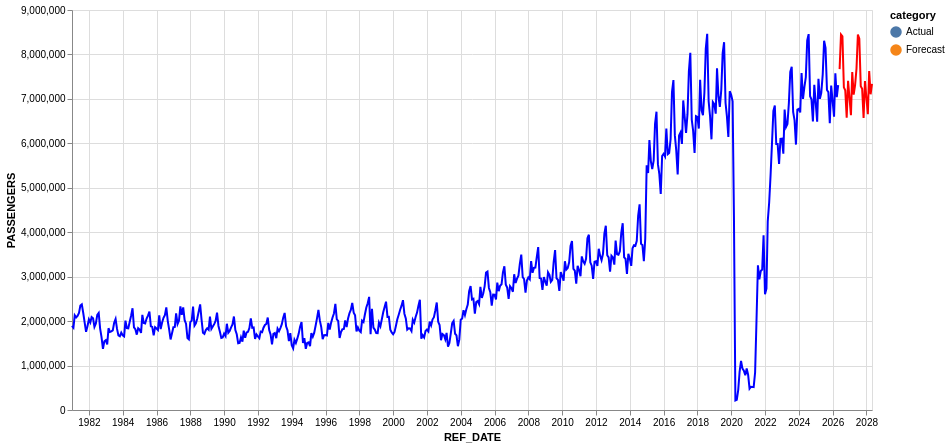

The cell this chart's notebook holds for it:
### Markdown cell above
# Interactive Visualization using altair

### Code cell
import altair as alt

nearest = alt.selection_point(nearest=True, on="pointerover",
                              fields=["REF_DATE"], empty=False)

actual = alt.Chart(df_plot).mark_line(color="blue").encode(
            x="REF_DATE:T",
            y="PASSENGERS:Q",
            tooltip=[
                "REF_DATE:T",
                "PASSENGERS:Q"
            ]
            )

forecast = alt.Chart(forecast_df).mark_line(color="red").encode(
    x="REF_DATE:T",
    y="PASSENGERS:Q",
    tooltip=[
        "REF_DATE:T",
        "PASSENGERS:Q"
    ]
    )

combined = pd.concat([df_plot, forecast_df])

selectors = alt.Chart(combined).mark_point().encode(
    x="REF_DATE:T",
    opacity=alt.value(0),
).add_params(nearest)

line = alt.Chart(combined).mark_line(interpolate="basis").encode(
    x="REF_DATE:T",
    y="PASSENGERS:Q",
    color="category:N"
)

when_near = alt.when(nearest)

points = line.mark_point().encode(
    opacity=when_near.then(alt.value(1)).otherwise(alt.value(0))
)


text = line.mark_text(
    align="left",
    dx=5,
    dy=-5,
    fontSize=14,
    fontWeight="bold"
    ).encode(
        text=when_near.then("PASSENGERS:Q").otherwise(alt.value(" ")),
        color="category:N"
    )


rules = alt.Chart(combined).mark_rule(color='black').encode(
    x="REF_DATE:T"
).transform_filter(nearest)

chart = alt.layer(actual, forecast, selectors, text, rules, points).properties(
    width=800,
    height=400
    )

chart.save("../forecast_html/aviation_forecast.html")
chart

### Figure 1 — Vega-Lite specification as saved in the notebook (floating-point values rounded to 4 significant figures; data arrays with more than 128 entries replaced by an {"elided": "..."} marker saying what was removed)
{"config": {"view": {"continuousWidth": 300, "continuousHeight": 300}}, "layer": [{"data": {"name": "data-64682712afbd264d3a76ef4d0063afc7"}, "mark": {"type": "line", "color": "blue"}, "encoding": {"tooltip": [{"field": "REF_DATE", "type": "temporal"}, {"field": "PASSENGERS", "type": "quantitative"}], "x": {"field": "REF_DATE", "type": "temporal"}, "y": {"field": "PASSENGERS", "type": "quantitative"}}}, {"data": {"name": "data-97e4ef96a131ab011c36db0264534e86"}, "mark": {"type": "line", "color": "red"}, "encoding": {"tooltip": [{"field": "REF_DATE", "type": "temporal"}, {"field": "PASSENGERS", "type": "quantitative"}], "x": {"field": "REF_DATE", "type": "temporal"}, "y": {"field": "PASSENGERS", "type": "quantitative"}}}, {"data": {"name": "data-cb8c38037f88038e58a0accb6c99d0f7"}, "mark": {"type": "point"}, "encoding": {"opacity": {"value": 0}, "x": {"field": "REF_DATE", "type": "temporal"}}, "name": "view_3b2c47ff8b95e85a_2"}, {"data": {"name": "data-cb8c38037f88038e58a0accb6c99d0f7"}, "mark": {"type": "text", "align": "left", "dx": 5, "dy": -5, "fontSize": 14, "fontWeight": "bold"}, "encoding": {"color": {"field": "category", "type": "nominal"}, "text": {"condition": {"param": "param_ab4f66f6fd261f41", "empty": false, "field": "PASSENGERS", "type": "quantitative"}, "value": " "}, "x": {"field": "REF_DATE", "type": "temporal"}, "y": {"field": "PASSENGERS", "type": "quantitative"}}}, {"data": {"name": "data-cb8c38037f88038e58a0accb6c99d0f7"}, "mark": {"type": "rule", "color": "black"}, "encoding": {"x": {"field": "REF_DATE", "type": "temporal"}}, "transform": [{"filter": {"param": "param_ab4f66f6fd261f41", "empty": false}}]}, {"data": {"name": "data-cb8c38037f88038e58a0accb6c99d0f7"}, "mark": {"type": "point"}, "encoding": {"color": {"field": "category", "type": "nominal"}, "opacity": {"condition": [{"param": "param_ab4f66f6fd261f41", "value": 1, "empty": false}], "value": 0}, "x": {"field": "REF_DATE", "type": "temporal"}, "y": {"field": "PASSENGERS", "type": "quantitative"}}}], "height": 400, "params": [{"name": "param_ab4f66f6fd261f41", "select": {"type": "point", "fields": ["REF_DATE"], "nearest": true, "on": "pointerover"}, "views": ["view_3b2c47ff8b95e85a_2"]}], "width": 800, "$schema": "https://vega.github.io/schema/vega-lite/v6.4.1.json", "datasets": {"data-64682712afbd264d3a76ef4d0063afc7": {"elided": "545 records"}, "data-97e4ef96a131ab011c36db0264534e86": [{"REF_DATE": "2026-06-01T00:00:00", "PASSENGERS": 7670000.0, "category": "Forecast"}, {"REF_DATE": "2026-07-01T00:00:00", "PASSENGERS": 8450000.0, "category": "Forecast"}, {"REF_DATE": "2026-08-01T00:00:00", "PASSENGERS": 8409000.0, "category": "Forecast"}, {"REF_DATE": "2026-09-01T00:00:00", "PASSENGERS": 7260000.0, "category": "Forecast"}, {"REF_DATE": "2026-10-01T00:00:00", "PASSENGERS": 7195000.0, "category": "Forecast"}, {"REF_DATE": "2026-11-01T00:00:00", "PASSENGERS": 6575000.0, "category": "Forecast"}, {"REF_DATE": "2026-12-01T00:00:00", "PASSENGERS": 7406000.0, "category": "Forecast"}, {"REF_DATE": "2027-01-01T00:00:00", "PASSENGERS": 7021000.0, "category": "Forecast"}, {"REF_DATE": "2027-02-01T00:00:00", "PASSENGERS": 6635000.0, "category": "Forecast"}, {"REF_DATE": "2027-03-01T00:00:00", "PASSENGERS": 7602000.0, "category": "Forecast"}, {"REF_DATE": "2027-04-01T00:00:00", "PASSENGERS": 7097000.0, "category": "Forecast"}, {"REF_DATE": "2027-05-01T00:00:00", "PASSENGERS": 7305000.0, "category": "Forecast"}, {"REF_DATE": "2027-06-01T00:00:00", "PASSENGERS": 7681000.0, "category": "Forecast"}, {"REF_DATE": "2027-07-01T00:00:00", "PASSENGERS": 8449000.0, "category": "Forecast"}, {"REF_DATE": "2027-08-01T00:00:00", "PASSENGERS": 8353000.0, "category": "Forecast"}, {"REF_DATE": "2027-09-01T00:00:00", "PASSENGERS": 7287000.0, "category": "Forecast"}, {"REF_DATE": "2027-10-01T00:00:00", "PASSENGERS": 7225000.0, "category": "Forecast"}, {"REF_DATE": "2027-11-01T00:00:00", "PASSENGERS": 6569000.0, "category": "Forecast"}, {"REF_DATE": "2027-12-01T00:00:00", "PASSENGERS": 7403000.0, "category": "Forecast"}, {"REF_DATE": "2028-01-01T00:00:00", "PASSENGERS": 7029000.0, "category": "Forecast"}, {"REF_DATE": "2028-02-01T00:00:00", "PASSENGERS": 6657000.0, "category": "Forecast"}, {"REF_DATE": "2028-03-01T00:00:00", "PASSENGERS": 7625000.0, "category": "Forecast"}, {"REF_DATE": "2028-04-01T00:00:00", "PASSENGERS": 7104000.0, "category": "Forecast"}, {"REF_DATE": "2028-05-01T00:00:00", "PASSENGERS": 7337000.0, "category": "Forecast"}], "data-cb8c38037f88038e58a0accb6c99d0f7": {"elided": "569 records"}}}
